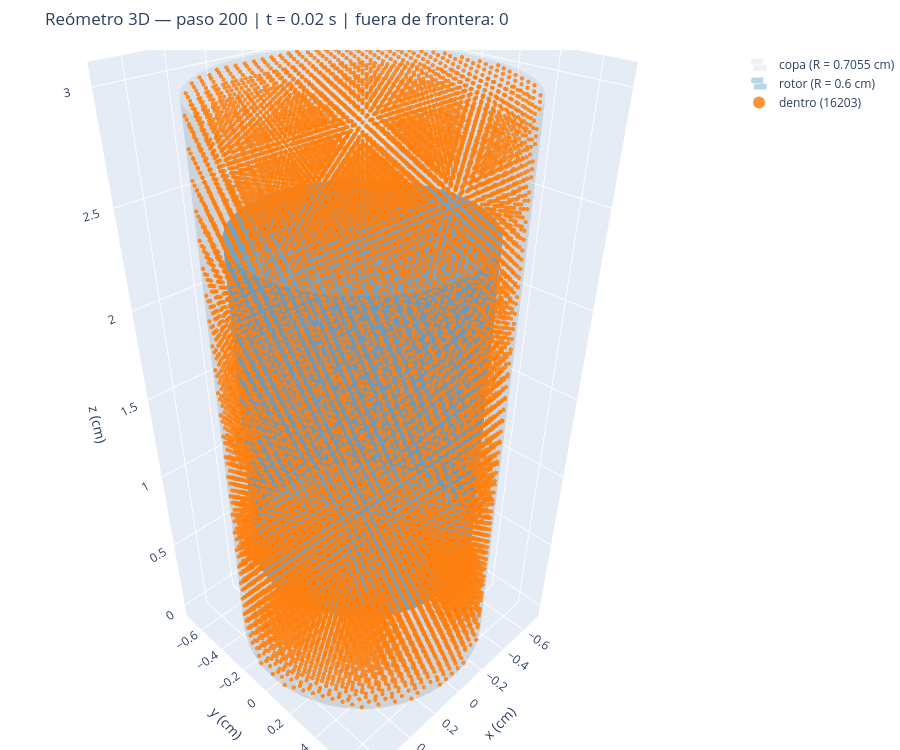

Write notebook code for a chart like this one.
### Code cell
# Paso inicial
step = 2
time = step * h
#plot_cross_section(bodies_dataX, step=step, time=time)
##plt.show()
#plot_3d_interactive(bodies_dataX, step=step, time=time)

# Ficha con cotas y verificación de ISO 3219 A.4
#geometry_sheet(bodies_dataX, savepath="geometria.png")

plot_step(step)  # Primer frame guardado
# Cualquier frame guardado (-1 = el último)
# plot_step(-1)

### Figure 1 — Plotly figure (JSON) as saved in the notebook; plotly's stock layout.template omitted (floating-point values rounded to 4 significant figures; data arrays with more than 128 entries replaced by an {"elided": "..."} marker saying what was removed)
{"data": [{"colorscale": [[0, "gray"], [1, "gray"]], "hoverinfo": "skip", "name": "copa (R = 0.7055 cm)", "opacity": 0.1, "showlegend": true, "showscale": false, "type": "surface", "x": {"elided": "2x90 float values"}, "y": {"elided": "2x90 float values"}, "z": {"elided": "2x90 float values"}}, {"colorscale": [[0, "gray"], [1, "gray"]], "hoverinfo": "skip", "name": "fondo", "opacity": 0.15, "showlegend": false, "showscale": false, "type": "surface", "x": {"elided": "12x90 float values"}, "y": {"elided": "12x90 float values"}, "z": {"elided": "12x90 float values"}}, {"colorscale": [[0, "#1f77b4"], [1, "#1f77b4"]], "hoverinfo": "skip", "name": "rotor (R = 0.6 cm)", "opacity": 0.3, "showlegend": true, "showscale": false, "type": "surface", "x": {"elided": "2x90 float values"}, "y": {"elided": "2x90 float values"}, "z": {"elided": "2x90 float values"}}, {"colorscale": [[0, "#1f77b4"], [1, "#1f77b4"]], "hoverinfo": "skip", "name": "cono", "opacity": 0.3, "showlegend": false, "showscale": false, "type": "surface", "x": {"elided": "14x90 float values"}, "y": {"elided": "14x90 float values"}, "z": {"elided": "14x90 float values"}}, {"colorscale": [[0, "#1f77b4"], [1, "#1f77b4"]], "hoverinfo": "skip", "name": "cara superior", "opacity": 0.3, "showlegend": false, "showscale": false, "type": "surface", "x": {"elided": "14x90 float values"}, "y": {"elided": "14x90 float values"}, "z": {"elided": "14x90 float values"}}, {"marker": {"color": "#ff7f0e", "opacity": 0.85, "size": 2.5}, "mode": "markers", "name": "dentro (16203)", "type": "scatter3d", "x": {"elided": "16203 float values"}, "y": {"elided": "16203 float values"}, "z": {"elided": "16203 float values"}}], "layout": {"height": 750, "legend": {"itemsizing": "constant"}, "margin": {"b": 0, "l": 0, "r": 0, "t": 50}, "scene": {"aspectmode": "data", "xaxis": {"title": {"text": "x (cm)"}}, "yaxis": {"title": {"text": "y (cm)"}}, "zaxis": {"title": {"text": "z (cm)"}}}, "title": {"text": "Reómetro 3D — paso 200 | t = 0.02 s | fuera de frontera: 0"}}}
